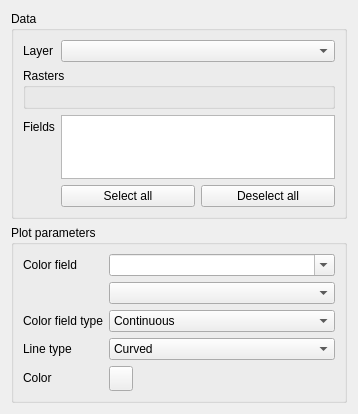
<?xml version="1.0" encoding="UTF-8"?>
<ui version="4.0">
 <class>Form</class>
 <widget class="QWidget" name="Form">
  <property name="geometry">
   <rect>
    <x>0</x>
    <y>0</y>
    <width>358</width>
    <height>414</height>
   </rect>
  </property>
  <property name="sizePolicy">
   <sizepolicy hsizetype="Preferred" vsizetype="Preferred">
    <horstretch>0</horstretch>
    <verstretch>0</verstretch>
   </sizepolicy>
  </property>
  <property name="minimumSize">
   <size>
    <width>0</width>
    <height>414</height>
   </size>
  </property>
  <property name="maximumSize">
   <size>
    <width>16777215</width>
    <height>414</height>
   </size>
  </property>
  <property name="windowTitle">
   <string>Form</string>
  </property>
  <layout class="QVBoxLayout" name="verticalLayout">
   <item>
    <widget class="QGroupBox" name="plot_data_box_2">
     <property name="sizePolicy">
      <sizepolicy hsizetype="Preferred" vsizetype="Maximum">
       <horstretch>0</horstretch>
       <verstretch>0</verstretch>
      </sizepolicy>
     </property>
     <property name="title">
      <string>Data</string>
     </property>
     <layout class="QFormLayout" name="formLayout">
      <item row="0" column="0">
       <widget class="QLabel" name="label_2">
        <property name="text">
         <string>Layer</string>
        </property>
       </widget>
      </item>
      <item row="0" column="1">
       <widget class="QgsMapLayerComboBox" name="layer"/>
      </item>
      <item row="3" column="0">
       <widget class="QLabel" name="fields_label">
        <property name="text">
         <string>Fields</string>
        </property>
       </widget>
      </item>
      <item row="3" column="1">
       <widget class="QListWidget" name="fields">
        <property name="sizePolicy">
         <sizepolicy hsizetype="Expanding" vsizetype="Preferred">
          <horstretch>0</horstretch>
          <verstretch>0</verstretch>
         </sizepolicy>
        </property>
        <property name="alternatingRowColors">
         <bool>true</bool>
        </property>
        <property name="selectionMode">
         <enum>QAbstractItemView::MultiSelection</enum>
        </property>
       </widget>
      </item>
      <item row="4" column="1">
       <layout class="QHBoxLayout" name="horizontalLayout">
        <item>
         <widget class="QPushButton" name="select_all_btn">
          <property name="text">
           <string>Select all</string>
          </property>
         </widget>
        </item>
        <item>
         <widget class="QPushButton" name="deselect_all_btn">
          <property name="text">
           <string>Deselect all</string>
          </property>
         </widget>
        </item>
       </layout>
      </item>
      <item row="2" column="0" colspan="2">
       <widget class="QGroupBox" name="rasters_box">
        <property name="title">
         <string>Rasters</string>
        </property>
        <layout class="QVBoxLayout" name="verticalLayout_3">
         <item>
          <layout class="QVBoxLayout" name="rasters_layout"/>
         </item>
        </layout>
       </widget>
      </item>
     </layout>
    </widget>
   </item>
   <item>
    <widget class="QgsCollapsibleGroupBox" name="parameter_box">
     <property name="title">
      <string>Plot parameters</string>
     </property>
     <layout class="QFormLayout" name="formLayout_2">
      <item row="0" column="0">
       <widget class="QLabel" name="label">
        <property name="text">
         <string>Color field</string>
        </property>
       </widget>
      </item>
      <item row="0" column="1">
       <widget class="QgsFieldComboBox" name="color_field">
        <property name="editable">
         <bool>true</bool>
        </property>
        <property name="placeholderText">
         <string/>
        </property>
        <property name="allowEmptyFieldName">
         <bool>true</bool>
        </property>
       </widget>
      </item>
      <item row="3" column="0">
       <widget class="QLabel" name="label_116">
        <property name="text">
         <string>Line type</string>
        </property>
       </widget>
      </item>
      <item row="3" column="1">
       <widget class="QComboBox" name="line_type">
        <item>
         <property name="text">
          <string>Curved</string>
         </property>
        </item>
        <item>
         <property name="text">
          <string>Straight</string>
         </property>
        </item>
       </widget>
      </item>
      <item row="2" column="0">
       <widget class="QLabel" name="label_4">
        <property name="text">
         <string>Color field type</string>
        </property>
       </widget>
      </item>
      <item row="2" column="1">
       <widget class="QComboBox" name="color_field_type">
        <item>
         <property name="text">
          <string>Continuous</string>
         </property>
        </item>
        <item>
         <property name="text">
          <string>Categorical</string>
         </property>
        </item>
       </widget>
      </item>
      <item row="4" column="0">
       <widget class="QLabel" name="label_5">
        <property name="text">
         <string>Color</string>
        </property>
       </widget>
      </item>
      <item row="4" column="1">
       <widget class="QgsColorButton" name="color">
        <property name="minimumSize">
         <size>
          <width>24</width>
          <height>25</height>
         </size>
        </property>
        <property name="color">
         <color>
          <red>38</red>
          <green>162</green>
          <blue>105</blue>
         </color>
        </property>
       </widget>
      </item>
      <item row="1" column="1">
       <widget class="QComboBox" name="color_field_rasters"/>
      </item>
     </layout>
    </widget>
   </item>
  </layout>
 </widget>
 <customwidgets>
  <customwidget>
   <class>QgsCollapsibleGroupBox</class>
   <extends>QGroupBox</extends>
   <header>qgscollapsiblegroupbox.h</header>
   <container>1</container>
  </customwidget>
  <customwidget>
   <class>QgsColorButton</class>
   <extends>QToolButton</extends>
   <header>qgscolorbutton.h</header>
   <container>1</container>
  </customwidget>
  <customwidget>
   <class>QgsFieldComboBox</class>
   <extends>QComboBox</extends>
   <header>qgsfieldcombobox.h</header>
  </customwidget>
  <customwidget>
   <class>QgsMapLayerComboBox</class>
   <extends>QComboBox</extends>
   <header>qgsmaplayercombobox.h</header>
  </customwidget>
 </customwidgets>
 <resources/>
 <connections/>
</ui>
